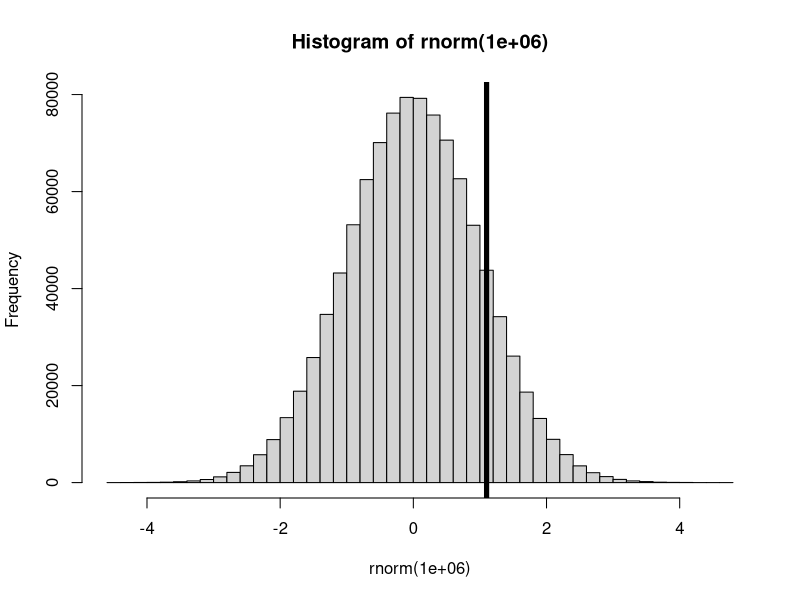

The R script that drew this image:
## ---- chunk 1
knitr::opts_chunk$set(include = FALSE) # change to TRUE when rendering solutions; this changes
                                      # the default visibility (which is overridden by explicitly
                                      # setting  include=TRUE in chunk options)
## ---- chunk 2
pnorm(1.1,mean=0,sd=1)
pnorm(1.1)  # using defaults; see ?pnorm
## ---- chunk 3
table(rnorm(1e6) <= 1.1)
table(rnorm(1e6) <= 1.1)
hist(rnorm(1e6),nclass=40)
abline(v=1.1,lwd=5)
## ---- chunk 4
pnorm(2.25,mean=0,sd=1)
pnorm(2.25)  # using defaults; see ?pnorm
table(rnorm(1e6) <= 2.25)
table(rnorm(1e6) <= 2.25)
## ---- chunk 5
1-pnorm(0.6)
table(rnorm(1e6) > 0.6)
## ---- chunk 6
pnorm(1.3) - pnorm(0.4)

## numerical verification slightly harder:

z <- rnorm(1e6)
table((z <= 1.3) & ( z >= 0.4))
table((z <= 1.3) & ( z >= 0.4))
## ---- chunk 7
pnorm(12,mean=11.1,sd=2.4)
pnorm(12,11.1,2.4)   # naming of arguments optional
table(rnorm(1e6,11.1,2.4) < 12)
table(rnorm(1e6,11.1,2.4) < 12)
## ---- chunk 8
pnorm(10.3,11.1,2.4)-pnorm(10.1,11.1,2.4)

z <- rnorm(1e6,11.1,2.4)
table((z<10.3) & (z>10.1))
table((z<10.3) & (z>10.1))
## ---- chunk 9
Z <- (12-11.1)/2.4
pnorm(Z)

z1 <- (10.1-11)/2.4
z2 <- (10.3-11)/2.4
pnorm(z2)-pnorm(z1)

ran <- rnorm(1e6)
table((ran<z2) & (ran>z1))
table((ran<z2) & (ran>z1))
## ---- chunk 10
qnorm(0.925)
## ---- chunk 11
qnorm(1-0.025, 0, 1)
## ---- chunk 12
qnorm(0.9)
table(rnorm(1e6) < qnorm(0.9))
## ---- chunk 13
(50-45)/qnorm(.85)

# verify

z <- rnorm(1e6,mean=45,sd=(50-45)/qnorm(.85))
table(z>50)  # should be about 85%
## ---- chunk 14
mu <- 74
sd <- sqrt(256)
pnorm(80, mu, sd) - pnorm(60, mu, sd)
## ---- chunk 15
1-pnorm(100, mu, sd) 
## ---- chunk 16
pnorm(40, mu, sd) 
## ---- chunk 17
x <- c(
  6.3, 5.8, 7.1, 6.3, 6.5, 7.6, 4.9, 7.3, 6.7, 7.2,
  6.5, 6.4, 6.8, 5.7, 5.8, 6.4, 6.5, 7.7, 7.7, 6,
  6.9, 5.6, 7.7, 6.3, 6.7, 7.2, 6.2, 6.1, 6.4, 7.2,
  7.4, 7.9, 6.4, 6.3, 6.1, 7.7, 6.3, 6.4, 6, 6.9,
  6.7, 6.9, 5.8, 6.8, 6.7, 6.7, 6.3, 6.5, 6.2, 5.9)
## ---- chunk 18
qnorm(c(0.025,0.975),mean(x),sd(x)/sqrt(length(x)))
## ---- chunk 19
(3/0.1)^2
